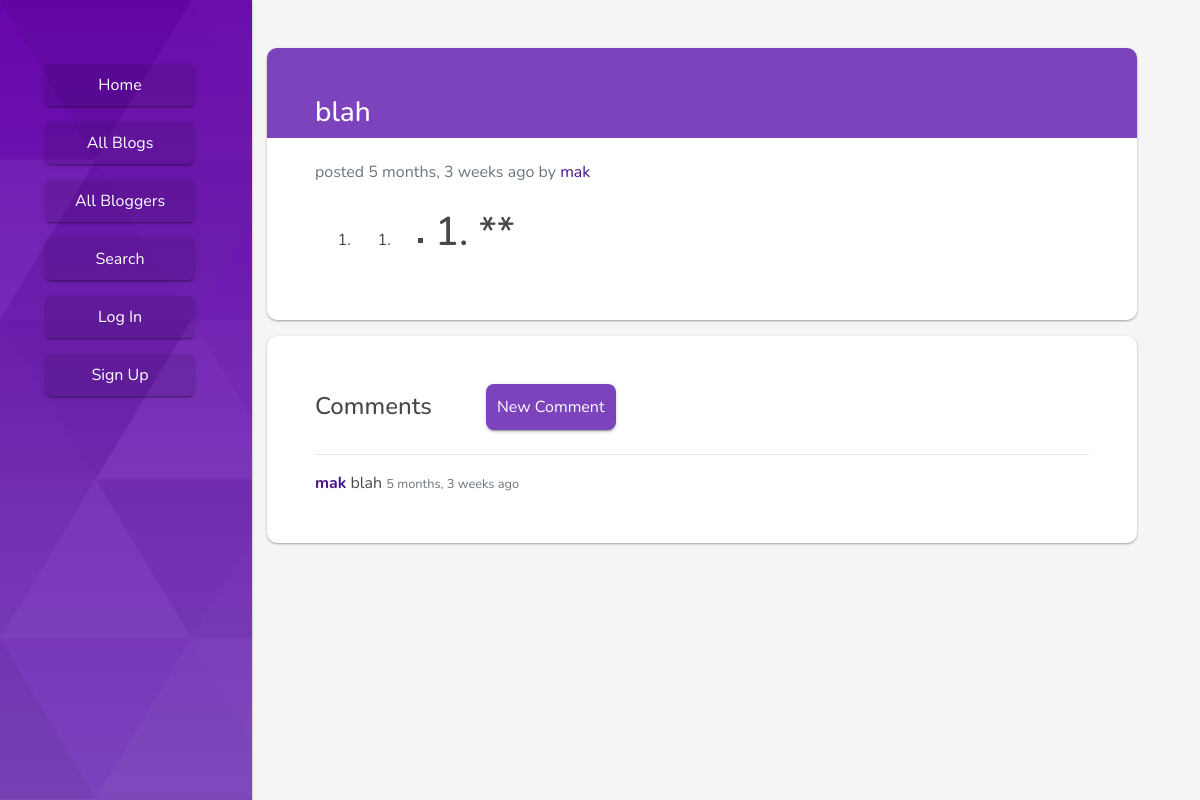
The page /blog/16/ on the database as committed earlier.
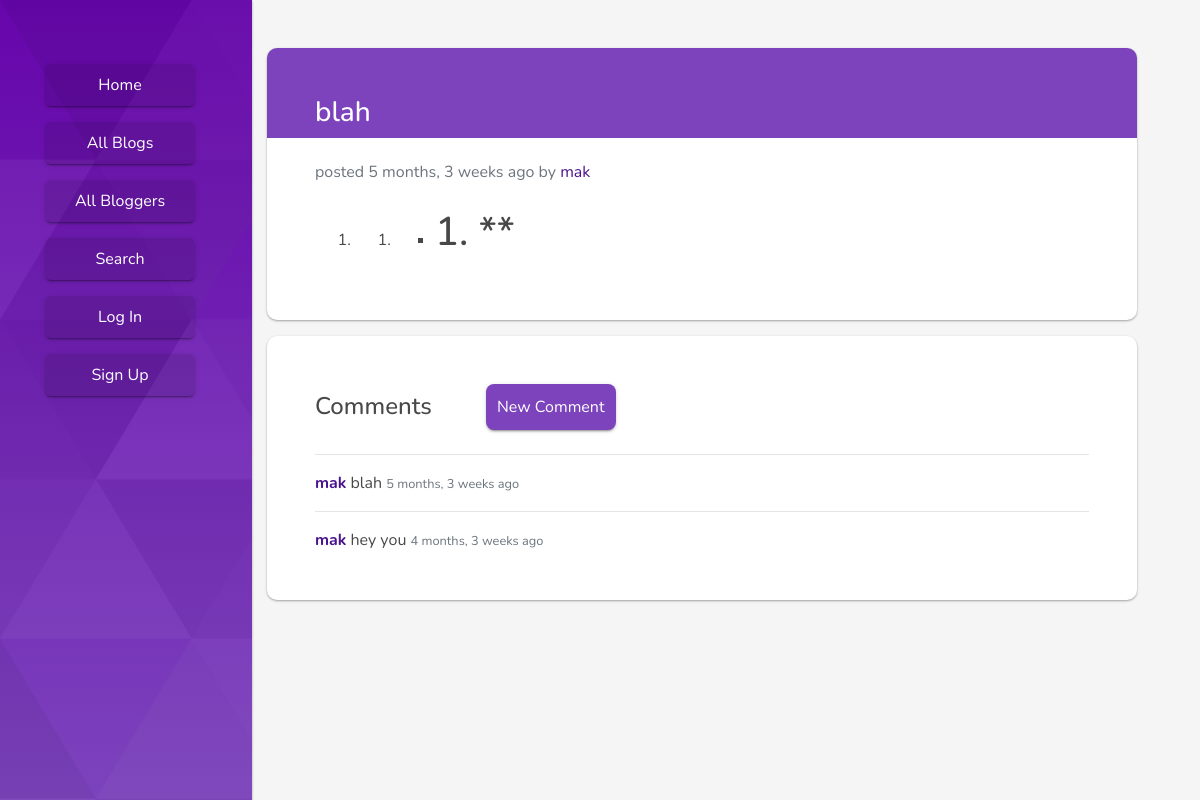
The same page on the database as committed later.
### blog/models.py (models this page shows)
class Post(models.Model) :
    title = models.CharField(max_length=100)
    content = models.TextField(max_length=2000)
    created_at = models.DateTimeField(auto_now_add=True)
    created_by = models.ForeignKey(
        settings.AUTH_USER_MODEL, related_name='posts', on_delete=models.CASCADE)
    def get_post_as_markdown(self):
        return mark_safe(markdown(self.content, safe_mode='escape'))
    class Meta:
        ordering = ['-created_at']

class Comment(models.Model) :
    content = models.TextField(max_length=300)
    created_at = models.DateTimeField(auto_now_add=True)
    post = models.ForeignKey(
        Post, related_name='comments', on_delete=models.CASCADE)
    created_by = models.ForeignKey(
        settings.AUTH_USER_MODEL, related_name='comments', on_delete=models.CASCADE)

### accounts/models.py (models this page shows)
class User(AbstractUser):
    bio = models.CharField(max_length=200, null=True)
    email = models.CharField(max_length=50, null=True)
    is_blogger = models.BooleanField(default = False)

### blog/views.py (the view)
# urls.py: path('blog/<int:pk>/', views.PostView.as_view(), name='blog'),
class PostView(DetailView):
	model = Post
	context_object_name = 'post'
	template_name = 'blog/post.html'

### blog/templates/blog/post.html (shortened to what this page needs)
{% extends 'blog/base.html' %}
{% load humanize %}
{% block content %}
{% if post %}
    <div class="p-5 bg-white post-card">
        <div class='post-title'><h3>{{post.title}}</h3></div>
        <div class="text-muted"> posted {{ post.created_at|naturaltime}} by
            <a href="{% url 'blog:blogger' post.created_by %}">{{ post.created_by}}</a>
        </div>
        <div class="mt-4 post-content"> {{ post.get_post_as_markdown}} </div>
    </div>
{% endif %}
<div class="my-3 p-5 bg-white comment-card">
    <h4 class='comment-title'>Comments</h4>
    <a href="{% url 'blog:comment' post.id %}">
    <button class='btn bg-white mb-2 p-2 comment-btn'>New Comment</button>
    </a>
    {% if post.comments %}
        {% for comment in post.comments.all %}
            <div>
                <hr>
                {% if comment.created_by.is_blogger %}
                    <a href="{% url 'blog:blogger' post.created_by %}"><strong>{{ comment.created_by }}</strong></a>
                {% else %}
                    <strong>{{ comment.created_by }}</strong>
                {% endif %}
                <span>{{comment.content}}</span>
                <small class="text-muted">{{ comment.created_at|naturaltime}}</small>
            </div>
        {% endfor %}
</div>
{% endif %}
{% endblock %}

### blog/templates/blog/base.html (shortened to what this page needs)
{% load static %}
<!DOCTYPE html>
<html>
<head>
    <link rel="stylesheet" href="https://stackpath.bootstrapcdn.com/bootstrap/4.1.1/css/bootstrap.min.css">
    <link rel="stylesheet" href="{% static 'css/custom.css' %}">
</head>
<body>
    <div class="container-fluid">
        <div class="row justify-content">
            <nav class="col bg-white side-nav">
                <div class="navbar-links mx-auto mt-5">
                       <a class="btn bg-white mb-3 p-2 mt-3 btn-1 special-btn" href="{% url 'blog:home' %}">Home</a>
                       <a class="btn bg-white mb-3 p-2 special-btn" href="{% url 'blog:home' %}">All Blogs</a>
                       <a class="btn bg-white mb-3 p-2 special-btn" href="{% url 'blog:bloggers' %}">All Bloggers</a>
                       <a class="btn bg-white mb-3 p-2 special-btn" href="{% url 'blog:search' %}">Search</a>
                        {% if user.is_authenticated %}
                            {% if user.is_blogger %}
                                <a class="btn bg-white mb-3 p-2 special-btn" href="{% url 'blog:new'%}">New</a>
                                <a class="btn bg-white mb-3 p-2 special-btn" href="{% url 'blog:blogger' user.username %}">{{user.username}}</a>
                            {% else %}
                                <a class="btn bg-white mb-3 p-2 special-btn" href="#">{{user.username}}</a>
                            {% endif %}
                            <a class="btn bg-white mb-3 p-2 btn-n special-btn" href="{% url 'accounts:logout' %}">Log out</a>
                        {% else %}
                            <a class="btn bg-white mb-3 p-2 btn-n special-btn" href="{% url 'accounts:login' %}">Log In</a>
                            <a class="btn bg-white mb-3 p-2 btn-n special-btn" href="{% url 'accounts:signup' %}">Sign Up</a>
                        {% endif %}
                </div>
            </nav>
            <main class="col-md-9 ml-md-auto mt-5 mx-2 mx-md-5" id="barba-wrapper">
                {% if request.path == '/search/' %}
                <div class="barba-container" data-namespace="search-page">
                {% elif request.path == '/blog/new/' %}
                <div class="barba-container" data-namespace="new-page">
                {% else %}
                <div class="barba-container">
                {% endif %}
                    {% block content %} {% endblock %}
                </div>
            </main>
        </div>
    </div>
</body>
</html>

### blog/static/css/custom.css (style rules this page uses)
:root { --main-color: #7c43bd; }
body { background-color: #f5f5f6; color: #484848; font-family: "Nunito", sans-serif; }
a { color: #4a148c !important; }
.comment-title { display: inline-block; }
.comment-btn { margin-left: 50px; margin-bottom: 10px; }
.navbar-links { width: 150px; max-width: 70%; }
.comment-btn, .submit-btn { display: block; border-radius: 8px; border: 3px solid transparent; background-color: var(--main-color) !important; color: white !important; box-shadow: 0 3px 1px -2px rgba(0, 0, 0, 0.2), 0 2px 2px 0 rgba(0, 0, 0, 0.14), 0 1px 5px 0 rgba(0, 0, 0, 0.12); }
.navbar-links a { display: block; border-radius: 6px; color: white !important; box-shadow: 0 3px 1px -2px rgba(0, 0, 0, 0.2), 0 2px 2px 0 rgba(0, 0, 0, 0.14), 0 1px 5px 0 rgba(0, 0, 0, 0.12); background-color: rgba(0, 0, 0, 0.1) !important; }
.special-btn { position: relative; z-index: 1; display: inline-block; }
.special-btn::before { content: ""; position: absolute; width: 0; height: 100%; top: 0; left: 0; border-top-left-radius: 5px; border-bottom-left-radius: 5px; transition: all 0.4s; -webkit-transition: all 0.4s; -moz-transition: all 0.4s; -o-transition: all 0.4s; background: #e31e3c; background-image: -moz-linear-gradient(to left, #e31d3b 0%, #fc0390 100%); background-image: -o-linear-gradient(to left, #e31d3b 0%, #fc0390 100%); background-image: -webkit-linear-gradient(to left, #e31d3b 0%, #fc0390 100%); background-image: linear-gradient(to left, #e31d3b 0%, #fc0390 100%); z-index: -1; }
.comment-btn { display: inline-block; }
.post-card { border-radius: 10px; background: linear-gradient(#7c43bd 90px, #fff 90px); box-shadow: 0 1px 3px rgba(0, 0, 0, 0.12), 0 1px 2px rgba(0, 0, 0, 0.24); }
.post-title { color: #fff; margin-bottom: 30px; }
.comment-card, .posts-card, .signin-form, .signup-form, .blogger-card, .comment-form, .post-form, .side-nav { transition: all 0.3s ease-in; border-radius: 10px; box-shadow: 0 1px 3px rgba(0, 0, 0, 0.12), 0 1px 2px rgba(0, 0, 0, 0.24); }
.side-nav { background-color: #6605ab; background-attachment: fixed; background-size: cover; background-position: center; border-radius: 0 !important; }
@media (min-width: 768px) { .navbar-links { position: fixed; left: 0; right: 80%; } }
@media (min-width: 768px) { .side-nav { padding: 0; margin: 0; min-height: 100vh; } }

Rows that differ between the two databases and show on the page:
added Comment: created_by "mak", content "hey you", created_at "4 months, 3 weeks ago"
